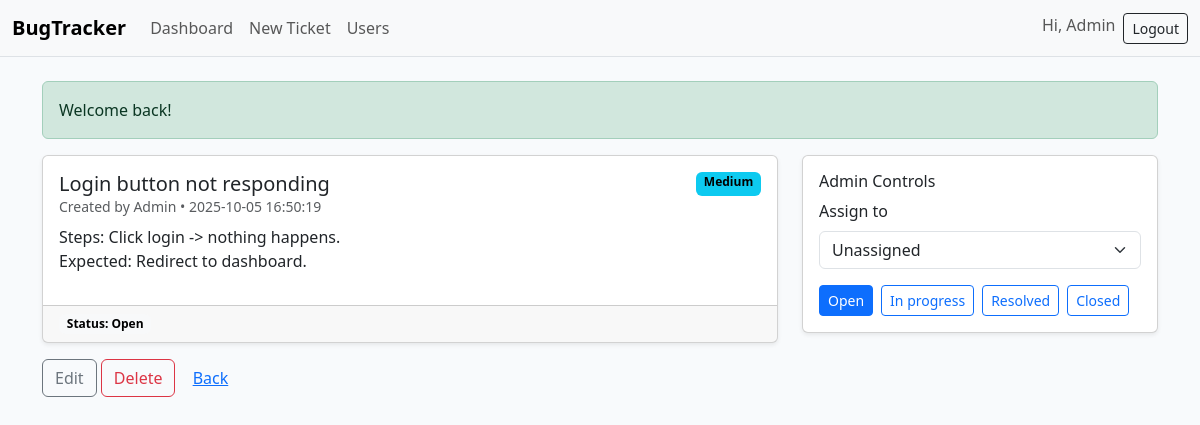
Page /bugtracker-php-starter/public/tickets/show.php?id=1 (signed in) on the committed database.
### tables this page shows
CREATE TABLE IF NOT EXISTS tickets (
  id INT AUTO_INCREMENT PRIMARY KEY,
  title VARCHAR(200) NOT NULL,
  description TEXT,
  severity ENUM('low','medium','high','critical') NOT NULL DEFAULT 'low',
  status ENUM('open','in_progress','resolved','closed') NOT NULL DEFAULT 'open',
  created_by INT NOT NULL,
  assigned_to INT NULL,
  created_at DATETIME NOT NULL,
  updated_at DATETIME NOT NULL,
  FOREIGN KEY (created_by) REFERENCES users(id) ON DELETE CASCADE,
  FOREIGN KEY (assigned_to) REFERENCES users(id) ON DELETE SET NULL
);

CREATE TABLE IF NOT EXISTS users (
  id INT AUTO_INCREMENT PRIMARY KEY,
  name VARCHAR(100) NOT NULL,
  email VARCHAR(190) NOT NULL UNIQUE,
  password_hash VARCHAR(255) NOT NULL,
  is_admin TINYINT(1) NOT NULL DEFAULT 0,
  created_at DATETIME NOT NULL
);

### bugtracker-php-starter/db.php (called while the page is built, shortened)
<?php
function db() {
    static $pdo;
    if (!$pdo) {
        $dsn = 'mysql:host='.DB_HOST.';port='.DB_PORT.';dbname='.DB_NAME.';charset=utf8mb4';
        $options = [
            PDO::ATTR_ERRMODE => PDO::ERRMODE_EXCEPTION,
            PDO::ATTR_DEFAULT_FETCH_MODE => PDO::FETCH_ASSOC,
        ];
        try {
            $pdo = new PDO($dsn, DB_USER, DB_PASS, $options);
        } catch (PDOException $e) {
            if (APP_DEBUG) {
                die('DB connection failed: '.$e->getMessage());
            } else {
                die('Database connection error.');
            }
        }
    }
    return $pdo;
}

### bugtracker-php-starter/includes/helpers.php (called while the page is built, shortened)
<?php
function h($v) { return htmlspecialchars($v ?? '', ENT_QUOTES, 'UTF-8'); }
function is_admin() { return !empty($_SESSION['user']) && $_SESSION['user']['is_admin'] == 1; }

### bugtracker-php-starter/public/tickets/show.php (the view, shortened to what this page needs)
<?php
require_once __DIR__.'/../../includes/helpers.php';
require_once __DIR__.'/../../db.php';
$id = (int)($_GET['id'] ?? 0);
$stmt = db()->prepare('SELECT t.*, u1.name AS creator_name, u2.name AS assignee_name FROM tickets t LEFT JOIN users u1 ON u1.id=t.created_by LEFT JOIN users u2 ON u2.id=t.assigned_to WHERE t.id=?');
$stmt->execute([$id]);
$t = $stmt->fetch();
include __DIR__.'/../../includes/header.php';
?>
<div class="row">
  <div class="col-lg-8">
    <div class="card shadow-sm mb-3">
      <div class="card-body">
        <div class="d-flex justify-content-between">
          <h1 class="h5 mb-0"><?= h($t['title']) ?></h1>
          <span class="badge text-bg-<?= $t['severity']==='critical'?'danger':($t['severity']==='high'?'warning':($t['severity']==='medium'?'info':'secondary')) ?>"><?= ucfirst($t['severity']) ?></span>
        </div>
        <p class="text-muted small mb-2">Created by <?= h($t['creator_name']) ?> • <?= h($t['created_at']) ?></p>
        <p><?= nl2br(h($t['description'])) ?></p>
      </div>
      <div class="card-footer d-flex gap-2 align-items-center">
        <span class="badge text-bg-light">Status: <?= str_replace('_',' ', ucfirst($t['status'])) ?></span>
      </div>
    </div>
    <a href="/tickets/edit.php?id=<?= $t['id'] ?>" class="btn btn-outline-secondary">Edit</a>
    <a href="/tickets/delete.php?id=<?= $t['id'] ?>" class="btn btn-outline-danger" onclick="return confirm('Delete this ticket?')">Delete</a>
    <a href="/" class="btn btn-link">Back</a>
  </div>
  <?php if (is_admin()): ?>
  <div class="col-lg-4">
    <div class="card shadow-sm">
      <div class="card-body">
        <h2 class="h6">Admin Controls</h2>
        <form method="post" class="mb-3">
          <label class="form-label">Assign to</label>
          <select class="form-select" name="assign_to" onchange="this.form.submit()">
            <option value="">Unassigned</option>
          </select>
        </form>
        <form method="post" class="d-flex gap-2">
          <?php foreach (['open','in_progress','resolved','closed'] as $s): ?>
            <button name="status" value="<?= $s ?>" class="btn btn-sm btn-outline-primary <?= $t['status']===$s?'active':'' ?>"><?= str_replace('_',' ', ucfirst($s)) ?></button>
          <?php endforeach; ?>
        </form>
      </div>
    </div>
  </div>
  <?php endif; ?>
</div>
<?php include __DIR__.'/../../includes/footer.php'; ?>

### bugtracker-php-starter/assets/style.css (style rules this page uses)
body { background-color: #f8fafc; }

### rows in the picture
tickets: title "Login button not responding", severity "Medium", created_by.name "Admin", created_at "2025-10-05 16:50:19", description "Steps: Click login -> nothing happens. Expected: Redirect to dashboard.", status "Open"

### other values in the picture
APP_NAME "BugTracker"
$_SESSION['user']['name'] "Admin"
$m "Welcome back!"
str_replace('_',' ', ucfirst($s)) "Open"
str_replace('_',' ', ucfirst($s)) "In progress"
str_replace('_',' ', ucfirst($s)) "Resolved"
str_replace('_',' ', ucfirst($s)) "Closed"
